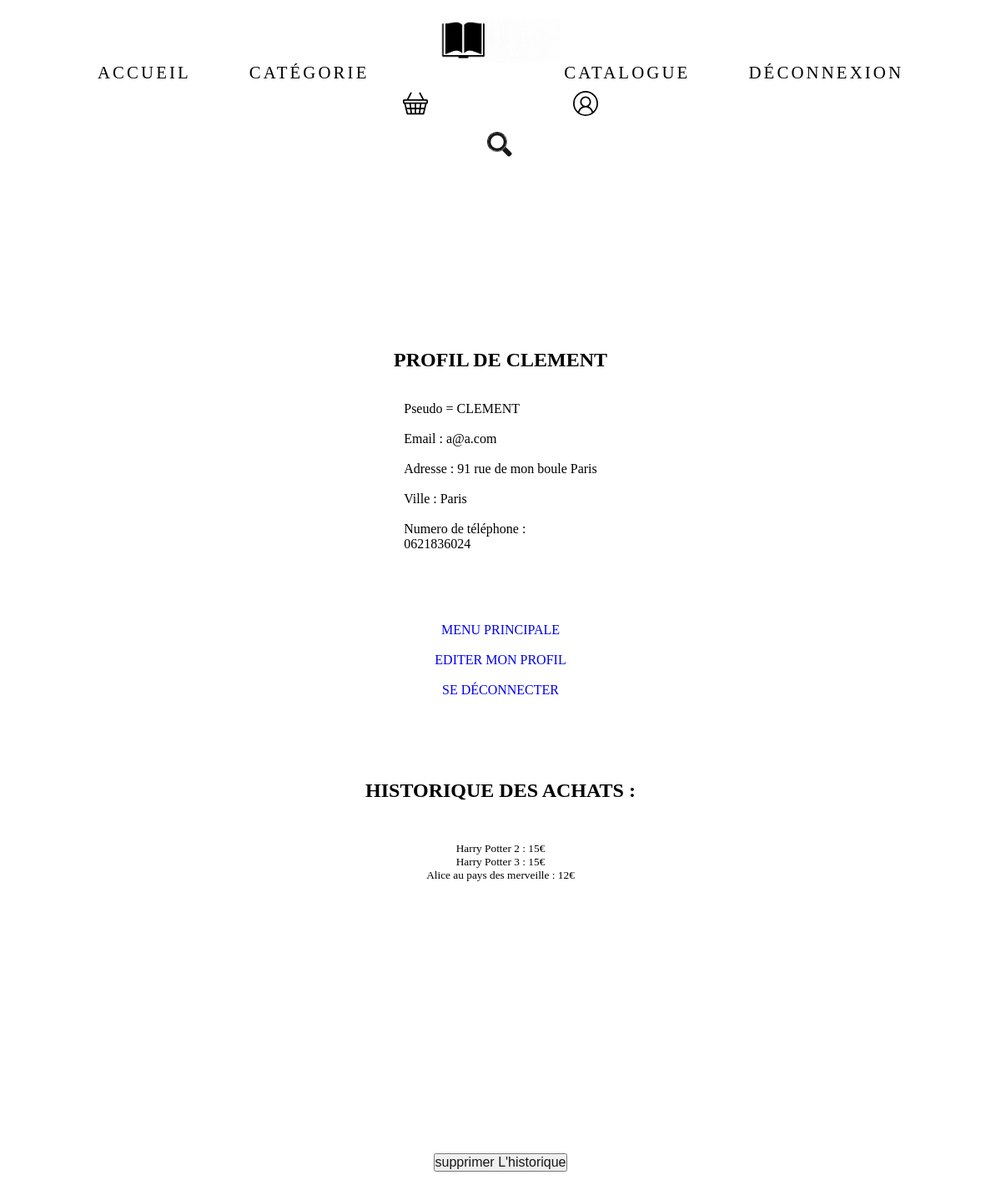
Screenshot of /profil.php (signed in) with the database file from the repository.
### tables this page shows
CREATE TABLE IF NOT EXISTS `users` (
  `id` int(11) NOT NULL AUTO_INCREMENT,
  `pseudo` varchar(50) NOT NULL,
  `motdepasse` varchar(500) NOT NULL,
  `mail` varchar(50) NOT NULL,
  `adresse` varchar(50) DEFAULT NULL,
  `Telephone` varchar(20) DEFAULT NULL,
  `Ville` varchar(20) DEFAULT NULL,
  PRIMARY KEY (`id`)
);

CREATE TABLE IF NOT EXISTS `factures` (
  `ID` int(11) NOT NULL AUTO_INCREMENT,
  `Achat_Livre` int(11) NOT NULL,
  `Achat_Users` int(11) NOT NULL,
  `facture_titre` varchar(100) NOT NULL,
  `facture_prix` float NOT NULL,
  PRIMARY KEY (`ID`),
  KEY `Achat_Livre` (`Achat_Livre`),
  KEY `Achat_Users` (`Achat_Users`)
);

### profil.php (the view, shortened to what this page needs)
<?php
    $host_name = 'db5003396802.hosting-data.io';
    $database = 'dbs2753258';
    $user_name = 'dbu2580113';
    $password = 'Bookybdd123$';
  try {
    $bdd = new PDO("mysql:host=$host_name; dbname=$database;", $user_name, $password);
  } catch (PDOException $e) {
    echo "Erreur!: " . $e->getMessage() . "<br/>";
    die();
  }
session_start(); ?>
<head>
<?php if (isset($_SESSION['id'])) {?>
        <?php
        $getid = intval($_SESSION['id']);
        $requser = $bdd->prepare('SELECT * FROM users WHERE id = ?');
        $requser->execute(array($getid));
        $userinfo = $requser->fetch();
        ?>
        <link rel="stylesheet" href="style/navbar.css">
        <link rel="stylesheet" href="style/profil.css">
        <link rel="stylesheet" href="style/footer.css">
        <link rel="stylesheet" href="style/navbar_resize.css">
    </head>
<body>
    <?php include("piece_design/menu.php"); ?>
    <?php include("piece_design/navbar_resize.php"); ?>
    <div class="sec1">
        <div class="container">
            <div class="card">
                <div class="container_left_up">
                    <div class="form_container">
                        <?php
                        if (isset($_SESSION['id']) and $userinfo['id'] == $_SESSION['id']) {
                        ?>
                            <a href="index.php">menu principale</a></br>
                            <a href="persona.php">Editer mon profil</a></br>
                            <a href="deco.php">Se déconnecter</a>
                        <?php
                        }
                        ?>
                    </div>
                    <div class="container_left">
                        <h2>Profil de <?php echo $userinfo['pseudo']; ?></h2>
                        <br /><br />
                        Pseudo = <?php echo $userinfo['pseudo']; ?>
                        <br /><br>
                        Email : <?php echo $userinfo['mail']; ?>
                        <br /><br>
                        Adresse :
                        <?php if ($userinfo['adresse'] == NULL) {
                            echo "Aucune adresse enregistré";
                        } else {
                            echo $userinfo['adresse'] . " " . $userinfo['Ville'];
                        } ?>
                        <br><br>
                        Ville :
                        <?php if ($userinfo['Ville'] == NULL) {
                            echo "Aucun pays enregistré";
                        } else {
                            echo $userinfo['Ville'];
                        } ?>
                        <br><br>
                        Numero de téléphone :<br>
                        <?php if ($userinfo['Telephone'] == NULL) {
                            echo "Aucun numero de telephone enregistré";
                        } else {
                            echo $userinfo['Telephone'];
                        } ?>
                        <br><br><br><br><br><br>
                    </div>
                </div>
                <div class="container_right">
                    <h2>historique des achats :</h2>
                    <div class="div1">
                        <div class="div2">
                            <p class="texte0">
                                <?php $reponse = $bdd->prepare('SELECT * FROM factures WHERE Achat_Users = ?');
                                $reponse->execute(array($_SESSION['id']));
                                while ($donnees = $reponse->fetch()) {
                                    echo $donnees['facture_titre'] . " : " . $donnees['facture_prix'] . "€"; ?>
                                    <br>
                                <?php
                                } ?>
                        </div>
                    </div>
                    <form method="POST" action="">
                     <input type="submit" name=supp value="supprimer L'historique" />
                  </form>
                </div>
            </div>
        </div>
    </div>
</body>
<?php
} else {
   header("Location: conn2.php");
}
?>
</html>

### style/navbar.css (style rules this page uses)
button, input { font: 1em Hind, sans-serif; line-height: 1.5em; }
input { color: #171717; }

### style/profil.css (style rules this page uses)
.div1 { width: 100%; border-width: 1px; border-radius: 50px; border-color: rgb(255, 255, 255); font-family: Georgia; font-size: 10pt; color: rgb(0, 0, 0); }
.div2 { background-color: rgb(255, 255, 255); height: 355px; overflow: auto; margin-left: 1px; margin-top: 30px; margin-right: 1px; padding: 15px; border-radius: 50px; border-style: solid; border-color: rgb(255, 255, 255); }
* { margin: 0; padding: 0; list-style: none; text-decoration: none; font-family: "poppins"; scroll-behavior: smooth; }
h1, h2, h3, h4, h5, h6, button, a { font-family: "poppins"; text-transform: uppercase; }
body { width: auto; margin: 0 auto; }
.sec1 { width: 100%; height: 40%; display: flex; justify-content: center; }
@media (max-width: 1350px) { .sec1 { width: 100%; height: 140%; display: flex; justify-content: center; margin-top: 50px; } }
.sec1 .container { width: 100%; height: 100%; display: flex; justify-content: center; justify-content: space-evenly; margin: 0 10px 0 10px; }
.sec1 .container .card { width: 1100px; height: 600px; display: flex; border-radius: 10px; margin: 50px 10px 0 10px; }
.sec1 .container .card .container_left_up { width: 50%; height: 100%; border-radius: 10px; position: relative; flex-direction: column; }
.sec1 .container .card .container_left { width: 100%; height: 100%; border-radius: 10px; display: flex; animation: shadow 3s infinite ease-in-out; background-color: rgb(255, 255, 255); flex-direction: column; justify-content: center; align-items: center; z-index: 1; }
.sec1 .container .card .container_left_up .form_container { z-index: 999; width: 100%; height: 92%; position: absolute; flex-direction: column; display: flex; padding-bottom: 100px; justify-content: flex-end; align-items: center; color: rgb(255, 255, 255); }
.container_right h2 { text-align: center; }
.sec1 .container .card .container_right { width: 50%; height: 100%; background-color: rgb(255, 255, 255); display: flex; flex-direction: column; justify-content: center; align-items: center; }
.sec1 .container .card .container_right p { text-align: center; margin: 0 50px 0 50px; }
@media (max-width: 1350px) { .sec1 .container { width: 100%; height: 60%; display: flex; align-items: center; margin: 0 10px 0 10px; } }
@media (max-width: 1350px) { .sec1 .container .card { width: 1100px; height: 600px; display: flex; flex-direction: column; align-items: center; border-radius: 10px; margin: 0 10px 0 10px; } }
@media (max-width: 1350px) { .sec1 .container .card .container_left_up { width: 100%; height: 100%; margin-bottom: 50px; border-radius: 10px; position: relative; } }
@media (max-width: 1350px) { .sec1 .container .card .container_left { width: 100%; height: 600px; border-radius: 10px; display: flex; animation: shadow 3s infinite ease-in-out; background-color: rgb(255, 255, 255); flex-direction: column; justify-content: center; align-items: center; z-index: 1; } }
@media (max-width: 1350px) { .sec1 .container .card .container_right { width: 100%; height: 100%; background-color: rgb(255, 255, 255); display: flex; flex-direction: column; justify-content: center; align-items: center; } }
@media (max-width: 1350px) { .sec1 .container .card .container_right p { text-align: center; margin: 0px 0px 0px 0px; } }

### rows the page displays
users: pseudo "CLEMENT", mail "a@a.com", adresse "91 rue de mon boule", Ville "Paris", Telephone "0621836024"
factures: facture_titre "Harry Potter 2", facture_prix "15"
factures: facture_titre "Harry Potter 3", facture_prix "15"
factures: facture_titre "Alice au pays des merveille", facture_prix "12"
